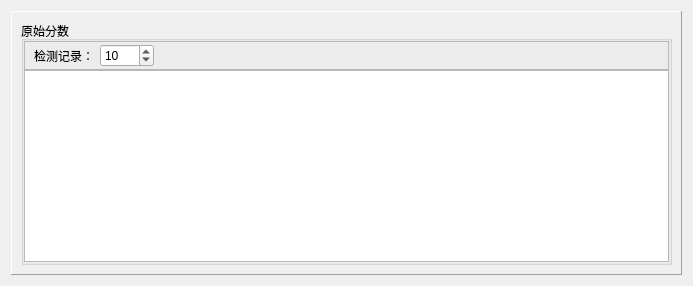
<?xml version="1.0" encoding="UTF-8"?>
<ui version="4.0">
 <class>DataDetail</class>
 <widget class="QWidget" name="DataDetail">
  <property name="geometry">
   <rect>
    <x>0</x>
    <y>0</y>
    <width>693</width>
    <height>257</height>
   </rect>
  </property>
  <property name="windowTitle">
   <string>Form</string>
  </property>
  <layout class="QGridLayout" name="gridLayout">
   <item row="0" column="0">
    <widget class="QFrame" name="frameData">
     <property name="sizePolicy">
      <sizepolicy hsizetype="Minimum" vsizetype="Minimum">
       <horstretch>0</horstretch>
       <verstretch>0</verstretch>
      </sizepolicy>
     </property>
     <property name="frameShape">
      <enum>QFrame::Panel</enum>
     </property>
     <property name="frameShadow">
      <enum>QFrame::Raised</enum>
     </property>
     <layout class="QHBoxLayout" name="horizontalLayout">
      <item>
       <widget class="QGroupBox" name="groupBox">
        <property name="minimumSize">
         <size>
          <width>500</width>
          <height>0</height>
         </size>
        </property>
        <property name="title">
         <string>原始分数</string>
        </property>
        <layout class="QVBoxLayout" name="verticalLayout">
         <property name="spacing">
          <number>0</number>
         </property>
         <property name="leftMargin">
          <number>0</number>
         </property>
         <property name="topMargin">
          <number>0</number>
         </property>
         <property name="rightMargin">
          <number>0</number>
         </property>
         <property name="bottomMargin">
          <number>0</number>
         </property>
         <item>
          <widget class="QFrame" name="frame_2">
           <property name="frameShape">
            <enum>QFrame::StyledPanel</enum>
           </property>
           <property name="frameShadow">
            <enum>QFrame::Raised</enum>
           </property>
           <layout class="QHBoxLayout" name="horizontalLayout_6">
            <property name="topMargin">
             <number>2</number>
            </property>
            <property name="bottomMargin">
             <number>2</number>
            </property>
            <item>
             <widget class="QLabel" name="label_5">
              <property name="text">
               <string>检测记录：</string>
              </property>
              <property name="alignment">
               <set>Qt::AlignRight|Qt::AlignTrailing|Qt::AlignVCenter</set>
              </property>
             </widget>
            </item>
            <item>
             <widget class="QSpinBox" name="spinCount">
              <property name="minimum">
               <number>2</number>
              </property>
              <property name="maximum">
               <number>5000</number>
              </property>
              <property name="value">
               <number>10</number>
              </property>
             </widget>
            </item>
            <item>
             <spacer name="horizontalSpacer_6">
              <property name="orientation">
               <enum>Qt::Horizontal</enum>
              </property>
              <property name="sizeHint" stdset="0">
               <size>
                <width>40</width>
                <height>20</height>
               </size>
              </property>
             </spacer>
            </item>
           </layout>
          </widget>
         </item>
         <item>
          <widget class="QTableView" name="tableView">
           <property name="alternatingRowColors">
            <bool>true</bool>
           </property>
           <property name="gridStyle">
            <enum>Qt::NoPen</enum>
           </property>
           <attribute name="horizontalHeaderDefaultSectionSize">
            <number>80</number>
           </attribute>
           <attribute name="verticalHeaderDefaultSectionSize">
            <number>27</number>
           </attribute>
          </widget>
         </item>
        </layout>
       </widget>
      </item>
     </layout>
    </widget>
   </item>
  </layout>
 </widget>
 <resources/>
 <connections/>
</ui>
